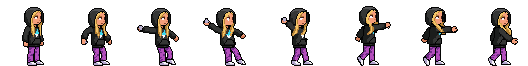
#> input picture riverwalk/art/girl_throw.png, 528 x 66 px, given in place of girl_throw.png_r1_base.png, which was not available
$ python -i fix_traffic_r1.py   (imports and definitions only)
#> lines starting #> are read from the running program, lines starting #| are printed output that depends on the picture
#!/usr/bin/env python3
"""fix_traffic_r1.py: fix round 1 of the River Walk traffic family (review 5 Nov, art/gen/reviews/*.md).

  python3 -I tools/fix_traffic_r1.py base     NAME   pad, one family ink, near-ink shades merged, outline -> r1_base.png
  python3 -I tools/fix_traffic_r1.py hand     NAME   the hand edits listed in art/source/NAME/hand_r1.json -> r1.png
  python3 -I tools/fix_traffic_r1.py grid     NAME [x0 y0 x1 y1]   a 12x enlargement with pixel coordinates (for the hand edits)

base (no blotch or clean script; every change listed in art/source/NAME/edits_r1.json):
  1. riders: the canvas padded by 2 whole pixels left and right (88 x 87), so no wheel touches the edge;
  2. colours: the family ink is the approved bench's #000000; the file's own ink becomes it, and the mottling near-ink
     shades named in the review merge into one dark grey (#373737); colour map per file below;
  3. riders: one wheel drawn once and stamped on both centres (the same pixels; the bike's frame tubes that cross a
     wheel are drawn over it, as on a real bike);
  4. the outline: every pixel on the outer silhouette (next to the transparent area outside the piece) takes the ink;
     holes inside (the see-through wheels) keep their rim and spokes."""
import sys, os, json
import numpy as np
from PIL import Image, ImageDraw
sys.path.insert(0, os.path.dirname(os.path.abspath(__file__)))
import build_traffic as B

INK = (0, 0, 0)
MAP = {
    'rw_cyclist_adult': {'050a17': '000000', '21273a': '373737', '2b2a25': '373737', '393847': '373737', '44423a': '373737'},
    'rw_cyclist_adult2': {'050a17': '000000', '1c1c1c': '000000', '282a36': '373737', '2b2a25': '373737', '393847': '373737', '44423a': '373737'},
    'rw_car1': {'010102': '000000', '2b2a25': '1c1c1c', '393847': '373737'},
    'rw_car4': {'020202': '000000', '393847': '373737'},
    'rw_road_rider1': {'010102': '000000', '1c1c1c': '000000', '21273a': '373737', '2b2a25': '373737', '44423a': '373737'},
    'rw_road_rider2': {'010102': '000000', '1c1c1c': '000000', '282a36': '373737', '2b2a25': '373737', '44423a': '373737'},
}
PAD = {'rw_cyclist_adult': 2, 'rw_cyclist_adult2': 2, 'rw_car1': 0, 'rw_car4': 0, 'rw_road_rider1': 2, 'rw_road_rider2': 2}


def hx(s): return tuple(int(s[i:i + 2], 16) for i in (0, 2, 4))


# [20 lines left out: functions outside, outer_edge, not called in this run]


def log(ed, before, after, why):
    for y, x in zip(*np.nonzero((before != after).any(2))):
        ed.append({'x': int(x), 'y': int(y), 'from': [int(v) for v in before[y, x]], 'to': [int(v) for v in after[y, x]], 'why': why})


# [44 lines left out: functions stamp_wheels, base, not called in this run]


def grid(name, box=None, src=None, k=12):
#> called with name = '../riverwalk/art/girl_throw.png', k = 12
    S = f'art/source/{name}'; src = src or f'{S}/{name}_r1_base.png'
    a = Image.open(src).convert('RGBA')
#> a is the input picture: PIL image 528x66 RGBA; mean R, G, B, A 20.3, 15.2, 15.6, 61
    if box: a = a.crop(box)
    x0, y0 = (box[0], box[1]) if box else (0, 0)
    c = Image.new('RGBA', a.size, (200, 215, 225, 255)); c.alpha_composite(a)
#> after `c = Image.new('RGBA', a.size, (200, 215, 225, 255))`:
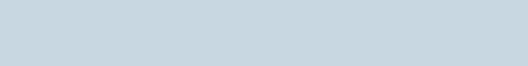
#> c: PIL image 528x66 RGBA; mean R, G, B, A 200, 215, 225, 255
#> after `c.alpha_composite(a)`:
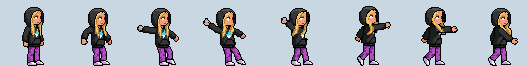
#> c: PIL image 528x66 RGBA; mean R, G, B, A 172.5, 178.8, 186.8, 255
    c = c.resize((a.width * k, a.height * k), Image.NEAREST).convert('RGB')
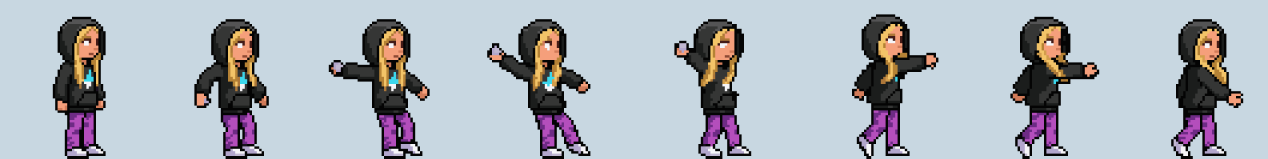
#> c: PIL image 6336x792 RGB (shown at 1/5 size); mean R, G, B 172.5, 178.8, 186.8
    m = 24; C = Image.new('RGB', (c.width + m, c.height + m), (255, 255, 255)); C.paste(c, (m, m)); d = ImageDraw.Draw(C)
#> after `C = Image.new('RGB', (c.width + m, c.height + m), (255, 255, 255))`: C: PIL image 6360x816 RGB; every value is 255
#> after `C.paste(c, (m, m))`:
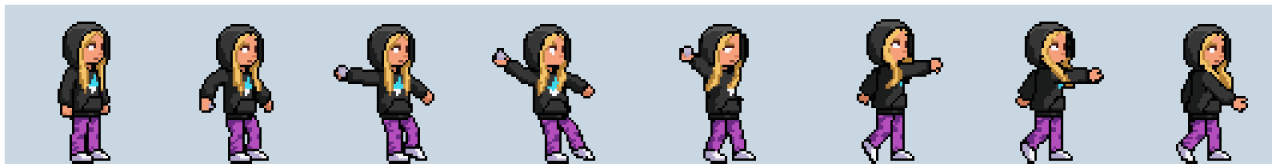
#> C: PIL image 6360x816 RGB (shown at 1/5 size); mean R, G, B 175.2, 181.3, 189.1
    for i in range(a.width + 1):
        col = (255, 0, 0) if (x0 + i) % 10 == 0 else (170, 170, 170)
        if (x0 + i) % 5 == 0 or k >= 12: d.line([(m + i * k, m), (m + i * k, C.height)], fill=col if (x0 + i) % 5 == 0 else (215, 215, 215))
        if (x0 + i) % 5 == 0: d.text((m + i * k + 1, 2), str(x0 + i), fill=(0, 0, 0))
    for j in range(a.height + 1):
        col = (255, 0, 0) if (y0 + j) % 10 == 0 else (170, 170, 170)
        d.line([(m, m + j * k), (C.width, m + j * k)], fill=col if (y0 + j) % 5 == 0 else (215, 215, 215))
        if (y0 + j) % 5 == 0: d.text((1, m + j * k + 1), str(y0 + j), fill=(0, 0, 0))
    return C


# [10 lines left out: function hand, not called in this run]


# [8 lines not run here, left out]


# [45 lines left out: function pedal, not called in this run]


# [2 lines not run here, left out]

>>> result = grid('../riverwalk/art/girl_throw.png')
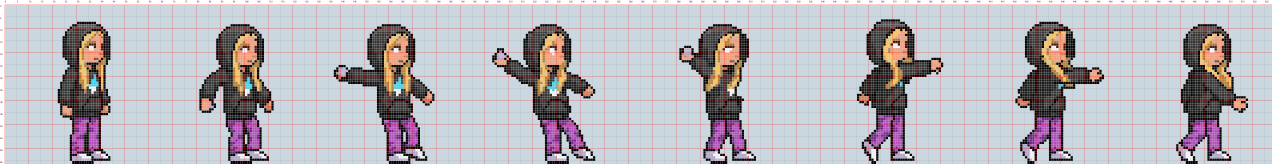
#> result: PIL image 6360x816 RGB (shown at 1/5 size); mean R, G, B 181.4, 182.5, 189.1
